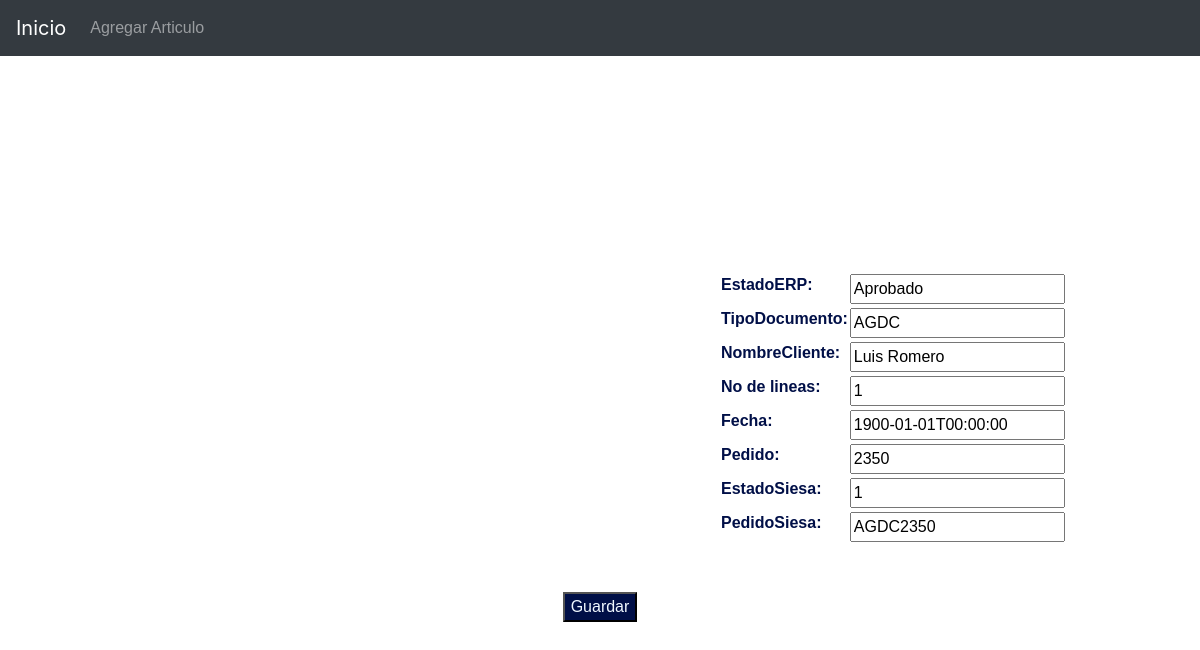
/editArticle/1/, run on the app's committed database.
### core/models.py (models this page shows, shortened)
class cliente(models.Model):
    id = models.AutoField(primary_key=True)
    EstadoERP = models.CharField(max_length=350)
    TipoDocumento = models.CharField(max_length=350)
    NombreCliente = models.CharField(max_length=350)
    NoLineas = models.CharField(
        max_length=350, verbose_name="No de lineas")
    FechaPedido = models.CharField(
        max_length=550, verbose_name="Fecha")
    Pedido = models.CharField(max_length=550)
    EstadoSiesa = models.CharField(max_length=550)
    PedidoSiesa = models.CharField(max_length=550)
    """def __iter__(self):
        convs = self.synonyms
        list(convs)
        return iter(convs)"""

### core/views.py (the view, shortened to what this page needs)
# urls.py: path('editArticle/<int:id>/', editArticle, name="editArticle"),
def editArticle(request, id):
    clientes = cliente.objects.get(id=id)
    if request.method == 'GET':
        form = ArticleForm(instance=clientes)
        data = {
            'form': form
        }
    return render(request, 'core/createArticle.html', data)

### core/forms.py
class ArticleForm(forms.ModelForm):
    class Meta:
        model = cliente
        fields = ('EstadoERP', 'TipoDocumento',
                  'NombreCliente', 'NoLineas', 'FechaPedido', 'Pedido', 'EstadoSiesa', 'PedidoSiesa')

### core/templates/core/createArticle.html (shortened to what this page needs)
{% extends 'core/home.html' %}
{% block body %}
<header>
    <div class="container">
        <nav class="navbar fixed-top navbar-expand-md navbar-dark bg-dark">
            <a href="{% url 'home' %}" class="navbar-brand">Inicio</a>
            <div id="menu" class="collapse navbar-collapse">
                <ul class="navbar-nav">
                    <li class="nav-item" style="font-family: Arial, Helvetica, sans-serif;"><a class="nav-link" href="{% url 'createArticle' %}">Agregar Articulo</a></li>
                </ul>
            </div>
        </nav>
    </div>
  </header>
<br><br><br>
<form method="post" style="font-family:Arial, Helvetica, sans-serif" >
    <table style="text-align: left; margin-left: 720px;">{{ form.as_table }}</table>
    <br><br>
    <button type="submit" style="font-family: Arial, Helvetica, sans-serif; background-color: #000f47;color: aliceblue;">Guardar</button>
</form>
{% endblock body %}

### core/static/core/estilo.css (style rules this page uses)
header, body { margin-top: 100px; color: #000f47; }
table, h2 { margin-top: 50px; color: #000f47; }
a { text-decoration: none; }
nav { background-color: #000f47; }
button { background-color: #00c8ff; }

### core/templates/core/createArticle.html (style rules this page uses)
form { font-family: "Arial, Helvetica, sans-serif"; color: #000f47; text-align: center; margin-top: 100px; }

### data on the page
cliente: EstadoERP "Aprobado", TipoDocumento "AGDC", NombreCliente "Luis Romero", NoLineas "1", FechaPedido "1900-01-01T00:00:00", Pedido "2350", EstadoSiesa "1", PedidoSiesa "AGDC2350"
